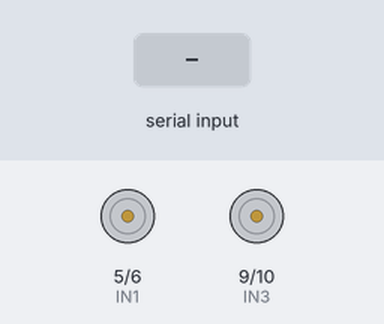
Bench run of a sketch on a simulated Arduino Uno, built with avr-gcc and run on an emulated ATmega328P. Parts: motor-driver pin pairs drawn as motors (green arrow = first pin HIGH = forward, orange = second pin HIGH = backward, longer = more drive). Inputs (shaded band) come from the test bench. What the sketch prints to the serial monitor is not drawn.

Above: at 1.2 s.
1.3 s: "F" received over Serial
At 1.6 s:
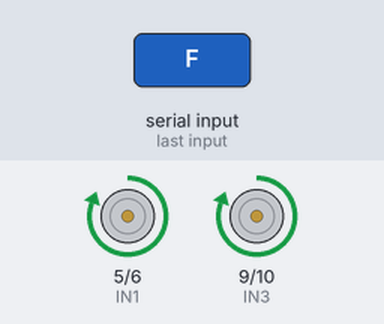
2.8 s: "B" received over Serial
At 4.0 s:
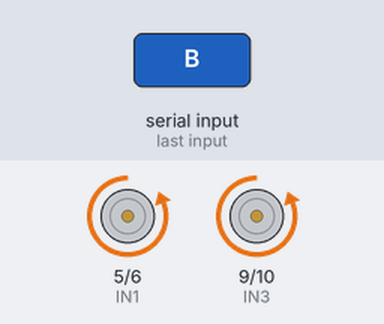
4.3 s: "L" received over Serial
At 5.1 s:
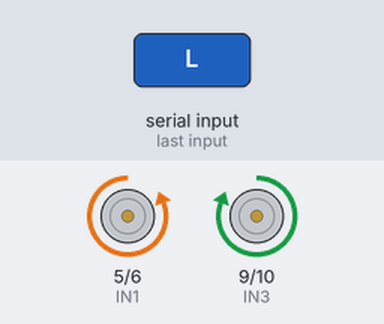
5.8 s: "R" received over Serial
At 6.3 s:
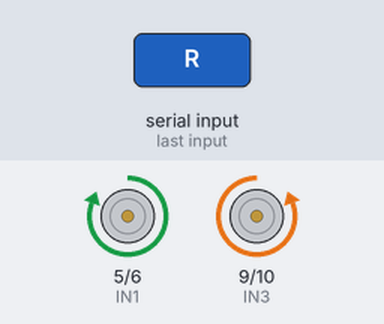
7.3 s: "X" received over Serial
At 8.6 s:
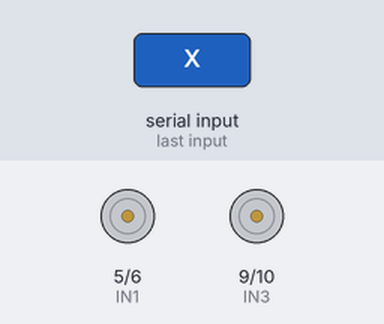
Timing chart, 0 to 9.8 s (numbered marks = the images above; inputs shaded):
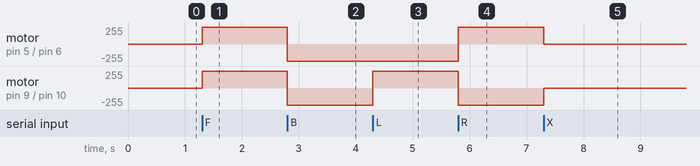

Measured:
- after the input at 1.3 s, motor on pin 5 (IN1) / pin 6 (IN2), motor on pin 9 (IN3) / pin 10 (IN4): stopped → forward 255/255 at once
- after the input at 2.8 s, motor on pin 5 (IN1) / pin 6 (IN2), motor on pin 9 (IN3) / pin 10 (IN4): forward 255/255 → backward 255/255 at once
- after the input at 4.3 s, motor on pin 9 (IN3) / pin 10 (IN4): backward 255/255 → forward 255/255 at once
- after the input at 5.8 s, motor on pin 5 (IN1) / pin 6 (IN2): backward 255/255 → forward 255/255 at once; motor on pin 9 (IN3) / pin 10 (IN4): forward 255/255 → backward 255/255 at once
- after the input at 7.3 s, motor on pin 5 (IN1) / pin 6 (IN2): forward 255/255 → stopped at once; motor on pin 9 (IN3) / pin 10 (IN4): backward 255/255 → stopped at once

The sketch:

code_for_motor_control.ino
```cpp
// Motor pins
int IN1 = 5;   // Left motor
int IN2 = 6;
int IN3 = 9;   // Right motor
int IN4 = 10;

void setup() {
  pinMode(IN1, OUTPUT);
  pinMode(IN2, OUTPUT);
  pinMode(IN3, OUTPUT);
  pinMode(IN4, OUTPUT);

  Serial.begin(9600);  // Must match Pi baud rate
  Serial.println("Arduino ready for commands");
}

void loop() {
  if (Serial.available() > 0) {
    char cmd = Serial.read();  // Read one byte from Pi

    switch (cmd) {
      case 'F': forward(); break;   // Forward
      case 'B': backward(); break;  // Backward
      case 'L': left(); break;      // Turn Left
      case 'R': right(); break;     // Turn Right
      case 'X': stopMotor(); break; // Stop
    }
  }
}

// ================= Motor Functions =================

void forward() {
  digitalWrite(IN1, HIGH); digitalWrite(IN2, LOW);
  digitalWrite(IN3, HIGH); digitalWrite(IN4, LOW);
}

void backward() {
  digitalWrite(IN1, LOW); digitalWrite(IN2, HIGH);
  digitalWrite(IN3, LOW); digitalWrite(IN4, HIGH);
}

void left() {
  digitalWrite(IN1, LOW); digitalWrite(IN2, HIGH);
  digitalWrite(IN3, HIGH); digitalWrite(IN4, LOW);
}

void right() {
  digitalWrite(IN1, HIGH); digitalWrite(IN2, LOW);
  digitalWrite(IN3, LOW); digitalWrite(IN4, HIGH);
}

void stopMotor() {
  digitalWrite(IN1, LOW); digitalWrite(IN2, LOW);
  digitalWrite(IN3, LOW); digitalWrite(IN4, LOW);
}
```
